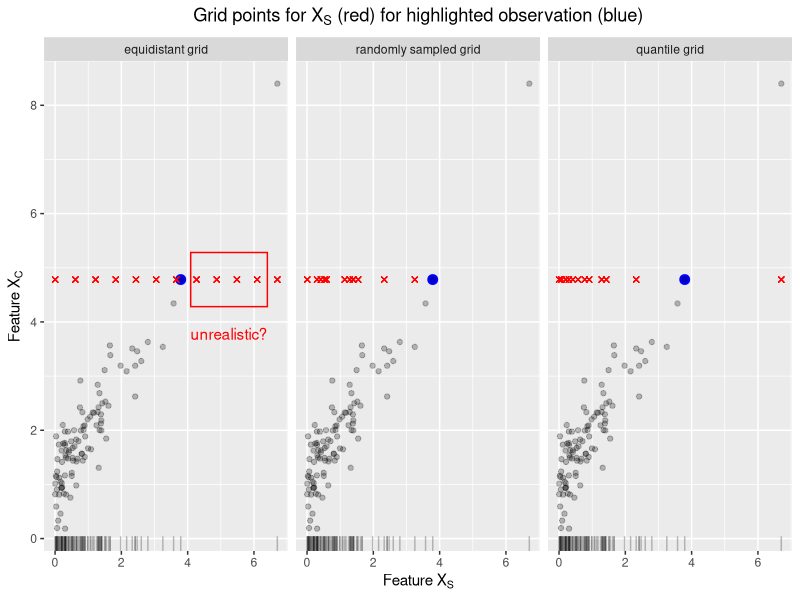

Write R code to recreate this figure.
# PREREQ -----------------------------------------------------------------------

library(ggplot2)

# DATA -------------------------------------------------------------------------

set.seed(12345678)
n = 100
ngrid = 11
x1 = rexp(n, rate = 1)
x2 = x1 + rnorm(n, mean(x1), sd = 0.5*sd(x1)) #rexp(1000, rate = 100)

# grid
grid.x1 = seq(min(x1), max(x1), length = ngrid+1)
grid.x2 = seq(min(x2), max(x2), length = ngrid+1)

const.x2 = rep(sort(x2, decreasing = T)[2], length = ngrid+1)
data1.const = expand.grid(x1 = grid.x1, x2 = const.x2)
data1.const$method = "equidistant grid"


data1 = expand.grid(x1 = grid.x1, x2 = grid.x2)
data1$method = "equidistant grid"

# subsample
grid.x1 = sample(x1, size = ngrid+1)
grid.x2 = sample(x2, size = ngrid+1)

data2.const = expand.grid(x1 = grid.x1, x2 = const.x2)
data2.const$method = "randomly sampled grid"

data2 = expand.grid(x1 = grid.x1, x2 = grid.x2)
data2$method = "randomly sampled grid"
# quantile
grid.x1 = quantile(x1, 0:(ngrid)/(ngrid), type = 1)
grid.x2 = quantile(x2, 0:(ngrid)/(ngrid), type = 1)

data3.const = expand.grid(x1 = grid.x1, x2 = const.x2)
data3.const$method = "quantile grid"

data3 = expand.grid(x1 = grid.x1, x2 = grid.x2)
data3$method = "quantile grid"

data = rbind(data1, data2, data3)
data$method = factor(data$method, levels = c("equidistant grid", "randomly sampled grid", "quantile grid"))

data.const = rbind(data1.const, data2.const, data3.const)
data.const$method = factor(data.const$method, levels = c("equidistant grid", "randomly sampled grid", "quantile grid"))

ind = which(x2 == sort(x2, decreasing = TRUE)[2])

# PLOT -------------------------------------------------------------------------

p = ggplot(data = data, aes(x1, x2)) +
  geom_point(data = data.frame(x1 = x1[ind], x2 = x2[ind]), aes(x1, x2), size = 3, col = "blue") +
  geom_point(data = data.frame(x1 = x1, x2 = x2), aes(x1, x2), alpha = 0.25) +
  geom_rug(data = data.frame(x1 = x1, x2 = x2), aes(x = x1), alpha = 0.25, sides = "b") +
  geom_point(data = data.const, aes(x1, x2), shape = 4, alpha = 0.5, col = "red") +
  facet_grid(~ method) +
  xlab("Feature"~X[S]) +
  ylab("Feature"~X[C]) +
  ggtitle("Grid points for"~X[S]~"(red) for highlighted observation (blue)")


ann_text = data.frame(x1 = max(x1), x2 = x2[ind], diff = max(diff(sort(x1))), #lab = "Text",
                      method = factor("equidistant grid", levels = levels(data$method)))
p = p + 
  geom_text(data = ann_text, aes(x = x1-diff/2, y = x2), nudge_y = -1, label = paste0("unrealistic?"), parse = F, col = "red") +
  geom_rect(data = ann_text, mapping = aes(ymax = x2 + 0.5, ymin = x2 - 0.5,
                                           xmax = x1 - 0.3, xmin = (x1-diff) + 0.3), alpha = 0, size = 0.5,
            colour = "red", fill = "red") +
  theme(plot.title = element_text(hjust = 0.5))

ggsave("slides/feature-effects/figure/sampling.pdf", p, height = 2.5, width = 7.5)
